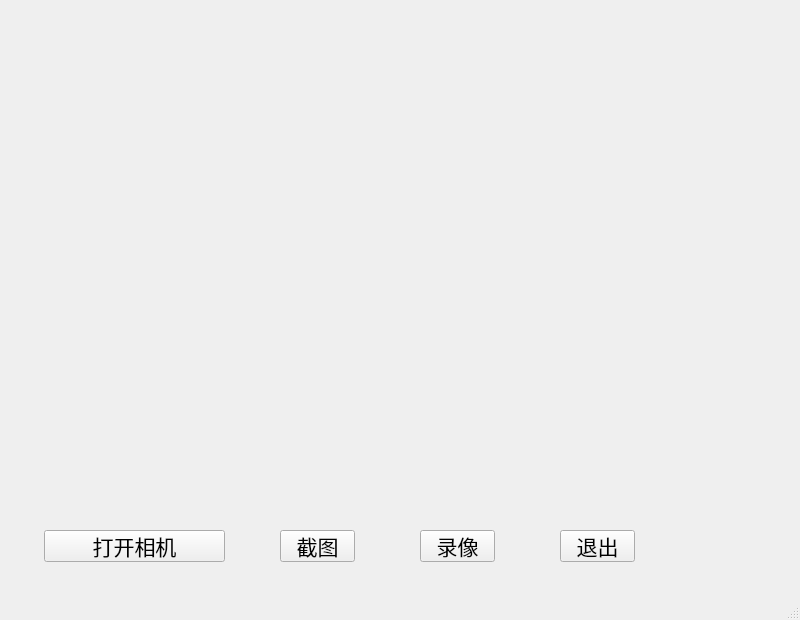
<?xml version="1.0" encoding="UTF-8"?>
<ui version="4.0">
 <class>MainWindow</class>
 <widget class="QMainWindow" name="MainWindow">
  <property name="geometry">
   <rect>
    <x>0</x>
    <y>0</y>
    <width>800</width>
    <height>620</height>
   </rect>
  </property>
  <property name="font">
   <font>
    <family>AcadEref</family>
    <pointsize>9</pointsize>
   </font>
  </property>
  <property name="windowTitle">
   <string>魔法相机</string>
  </property>
  <widget class="QWidget" name="centralwidget">
   <widget class="QLabel" name="label">
    <property name="geometry">
     <rect>
      <x>20</x>
      <y>20</y>
      <width>761</width>
      <height>471</height>
     </rect>
    </property>
    <property name="text">
     <string/>
    </property>
   </widget>
   <widget class="QPushButton" name="pushButton_2">
    <property name="geometry">
     <rect>
      <x>280</x>
      <y>530</y>
      <width>75</width>
      <height>32</height>
     </rect>
    </property>
    <property name="font">
     <font>
      <pointsize>16</pointsize>
     </font>
    </property>
    <property name="text">
     <string>截图</string>
    </property>
   </widget>
   <widget class="QPushButton" name="pushButton_3">
    <property name="geometry">
     <rect>
      <x>420</x>
      <y>530</y>
      <width>75</width>
      <height>32</height>
     </rect>
    </property>
    <property name="font">
     <font>
      <pointsize>16</pointsize>
     </font>
    </property>
    <property name="text">
     <string>录像</string>
    </property>
   </widget>
   <widget class="QPushButton" name="pushButton_4">
    <property name="geometry">
     <rect>
      <x>44</x>
      <y>530</y>
      <width>181</width>
      <height>32</height>
     </rect>
    </property>
    <property name="font">
     <font>
      <pointsize>16</pointsize>
     </font>
    </property>
    <property name="text">
     <string>打开相机</string>
    </property>
   </widget>
   <widget class="QPushButton" name="pushButton_5">
    <property name="geometry">
     <rect>
      <x>560</x>
      <y>530</y>
      <width>75</width>
      <height>32</height>
     </rect>
    </property>
    <property name="font">
     <font>
      <pointsize>16</pointsize>
     </font>
    </property>
    <property name="text">
     <string>退出</string>
    </property>
   </widget>
   <zorder>pushButton_2</zorder>
   <zorder>pushButton_3</zorder>
   <zorder>label</zorder>
   <zorder>pushButton_4</zorder>
   <zorder>pushButton_5</zorder>
  </widget>
  <widget class="QMenuBar" name="menubar">
   <property name="geometry">
    <rect>
     <x>0</x>
     <y>0</y>
     <width>800</width>
     <height>23</height>
    </rect>
   </property>
  </widget>
  <widget class="QStatusBar" name="statusbar"/>
 </widget>
 <resources/>
 <connections/>
</ui>
